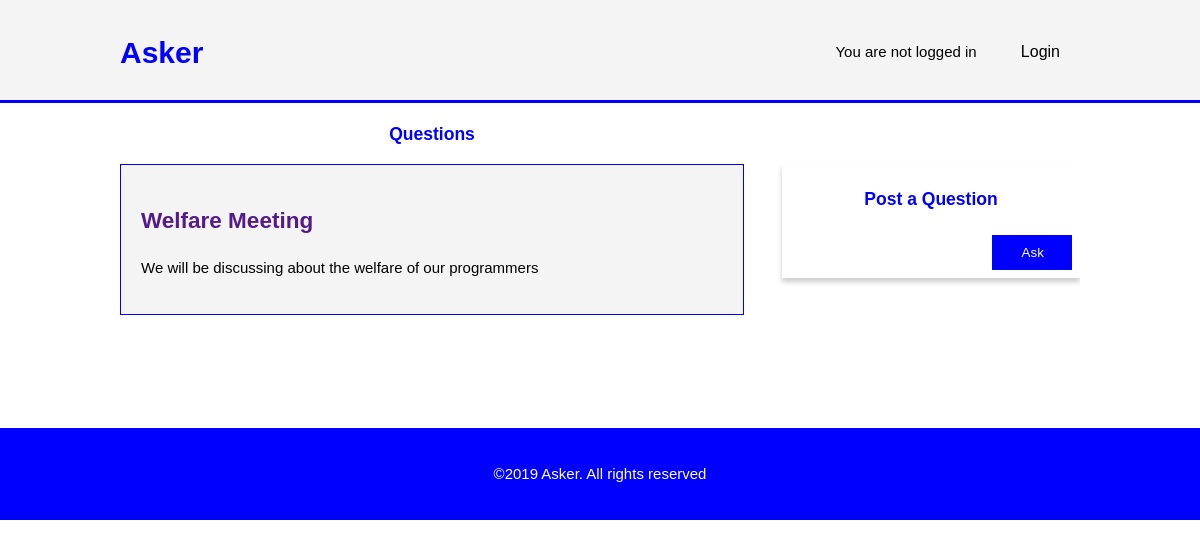
Screenshot of /home/2/ with the database file from the repository.
### meetings/models.py (models this page shows, shortened)
class Meeting(models.Model):
    name=models.CharField(max_length=200, unique=True)
    description=models.CharField(max_length=200)

### meetings/views.py (the view)
# urls.py: path('home/<int:meeting_id>/', views.detail, name='detail'),
def detail(request, meeting_id):
    meeting_detail = get_object_or_404(Meeting, pk=meeting_id)
    return render(request, 'detail.html', {'meeting_detail': meeting_detail})

### meetings/templates/detail.html (shortened to what this page needs)
{% load static %}
<!DOCTYPE html>
<html>
<head>
  <link rel="stylesheet" href="{% static 'css/detail.css' %}" />
</head>
<body>
  <header>
    <div class="container">
      <div id="branding">
        <h1><span class="highlight"> Asker</span></h1>
      </div>
      <nav>
        <ul>
          {% if user.is_authenticated %}
          <li>
            Welcome {{request.user.first_name}}
          </li>
          <li>
          </li>
          {% else %}
          <li>
            You are not logged in
          </li>
          <li>
            <a href="{% url 'login' %}">Login</a>
          </li>
          {% endif %}
        </ul>
      </nav>
    </div>
  </header>
  <section id="main">
    <div class="container">
      <article id="main-col">
        <h1>Questions</h1>
        <ul id="questions">
          <li>
            <h2>
              <a href="">{{ meeting_detail.name }}</a>
            </h2>
            <p>{{ meeting_detail.description }}</p>
          </li>
          <br>
    </ul>
    </article>
    <aside id="sidebar">
      <h3>Post a Question</h3>
      <div class="comment">
        <form action="" method="POST">
          <button type="submit" class="post-btn">Ask</button>
        </form>
      </div>
    </aside>
    </div>
  </section>
  <footer>
    <p>&copy;2019 Asker. All rights reserved</p>
  </footer>
</body>
</html>

### meetings/static/css/detail.css (style rules this page uses)
html { scroll-behavior: smooth; }
body { font-family: Arial, Helvetica, sans-serif; font-size: 15px; line-height: 1.5; margin: 0; padding: 0; }
.container { width: 80%; margin: auto; overflow: hidden; }
ul { margin: 0; padding: 0; }
header { background-color: #f4f4f4; padding-top: 30px; min-height: 70px; border-bottom: #0000FF 3px solid; }
header a { color: #000000; text-decoration: none; font-size: 16px; }
header li { display: inline; padding: 0 20px 0 20px; }
header #branding { float: left; }
header #branding h1 { margin: 0; }
header nav { float: right; margin-top: 10px; }
header .highlight, header .current a { color: #0000FF; font-weight: bold; }
ul#questions li { list-style: none; padding: 20px; border: #0000FF 1px solid; margin-bottom: 5px; background-color: #f4f4f4; }
ul#questions a { text-decoration: none; }
article h1 { color: #0000FF; text-align: center; }
.post-btn { float: right; background-color: #0000FF; color: #ffffff; width: 30%; cursor: pointer; border: 3px solid; margin-top: 10px; margin-right:0; padding: 10px 30px; text-align: center; }
aside#sidebar { float: right; width: 30%; margin-top: 60px; box-shadow: 0 4px 5px 0 rgba(0,0,0,0.2); transition: 0.3s; padding: 5px 5px; position: relative; margin-bottom: 130px; margin-right: auto; margin-left: auto; }
aside#sidebar h3 { text-align: center; margin-bottom: 10px; color: #0000FF; }
article#main-col { float: left; width: 65% }
footer { padding: 20px; margin-top: 20px; text-align: center; color: #ffffff; background-color: #0000FF; }

### rows the page displays
Meeting: name "Welfare Meeting", description "We will be discussing about the welfare of our programmers"
